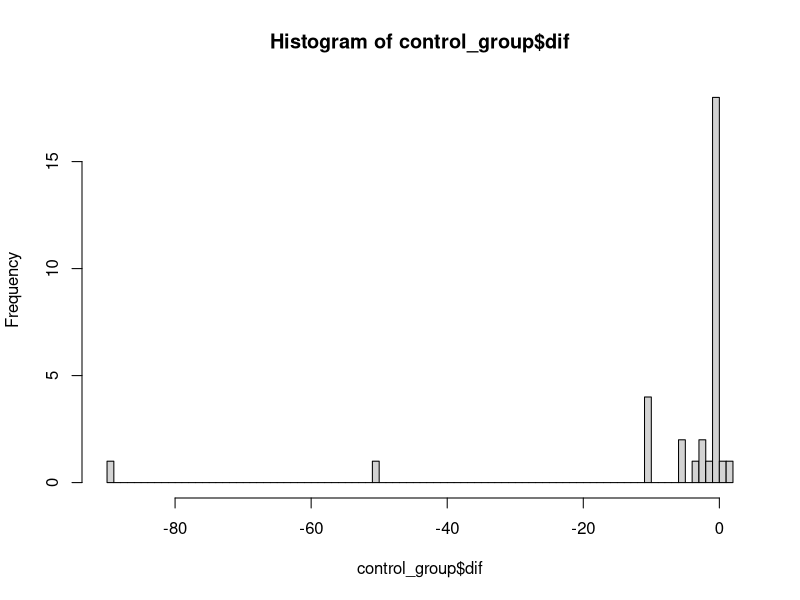
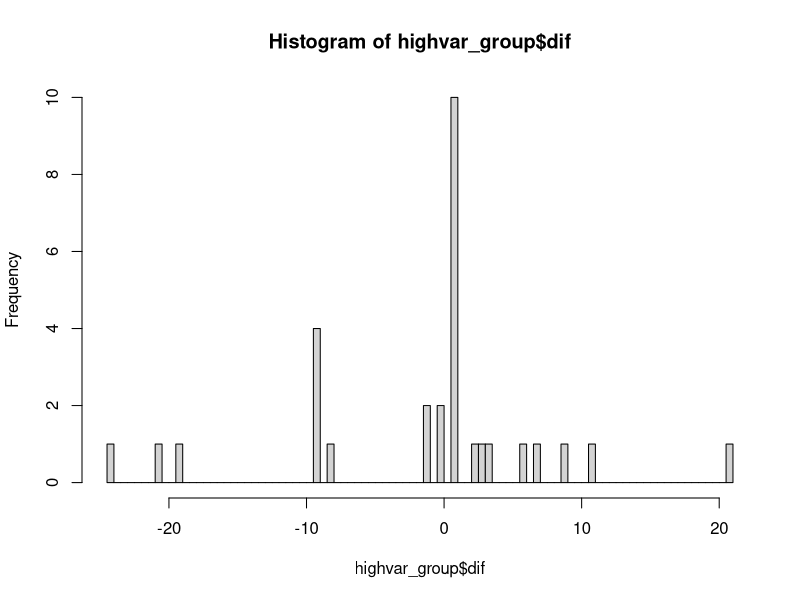
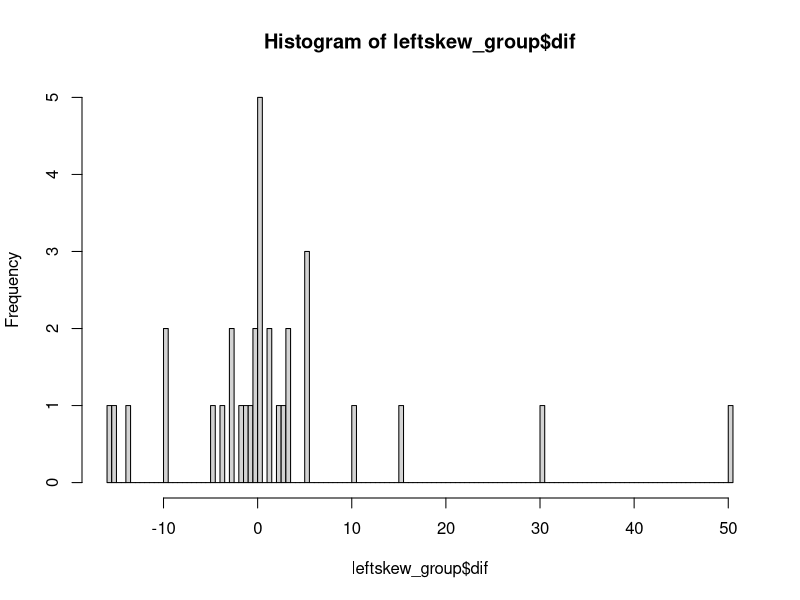
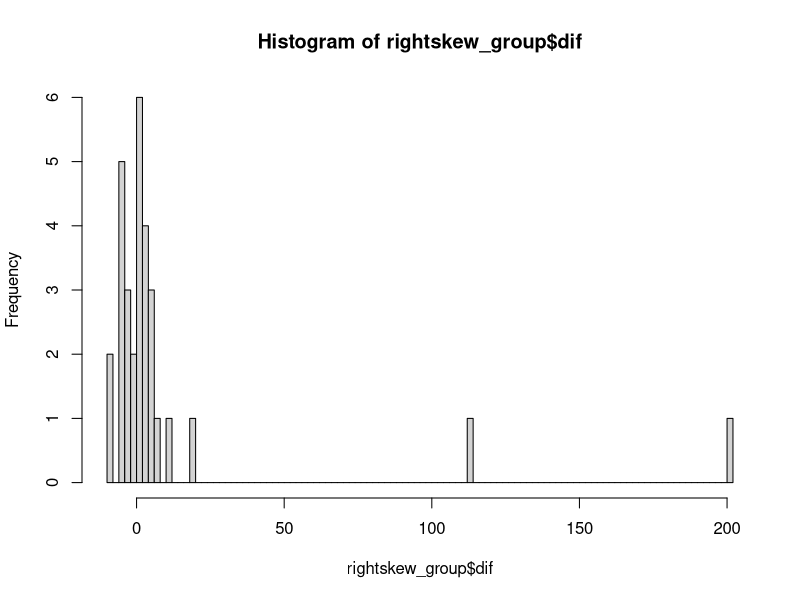
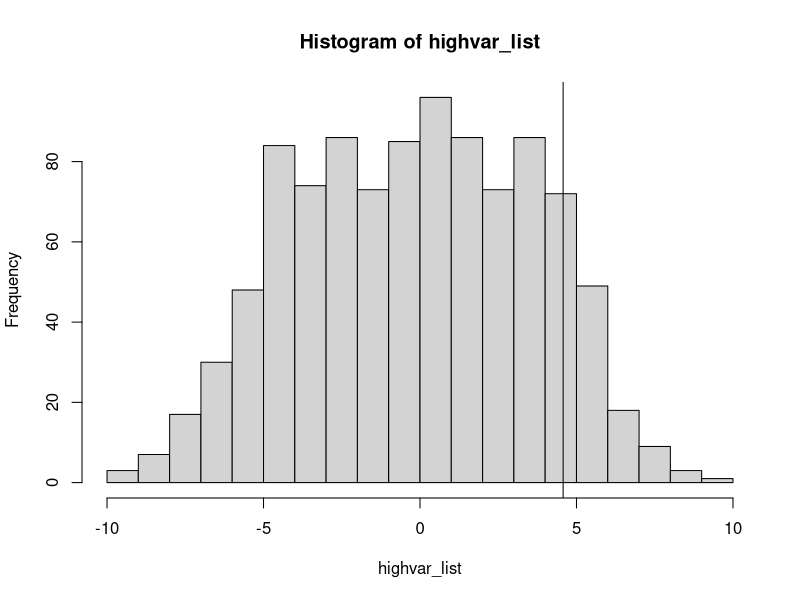
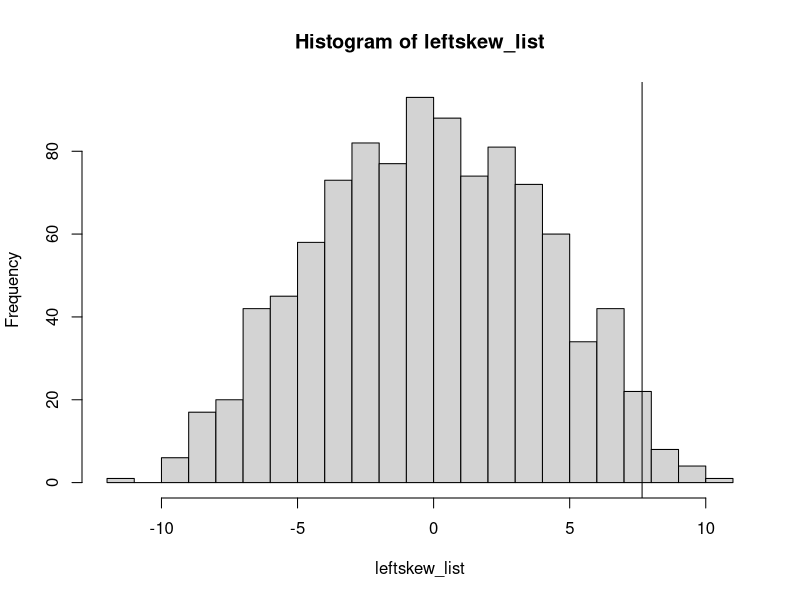
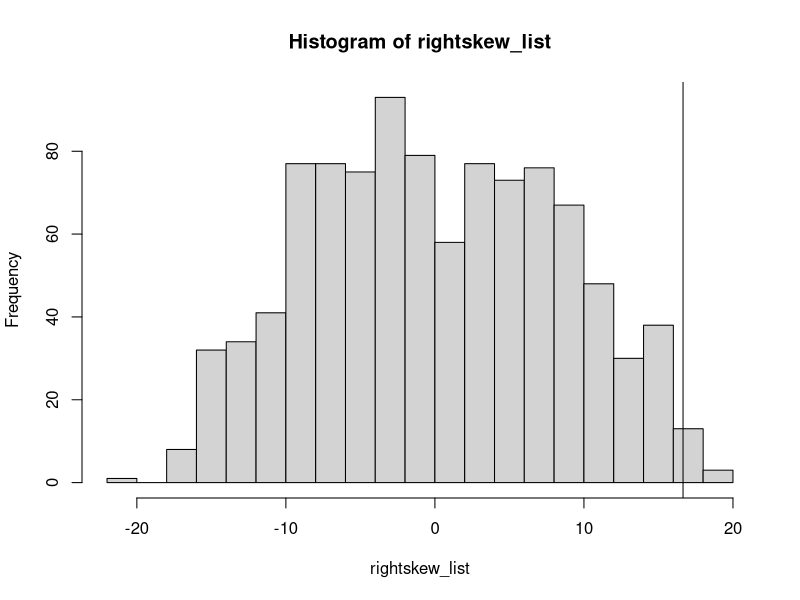
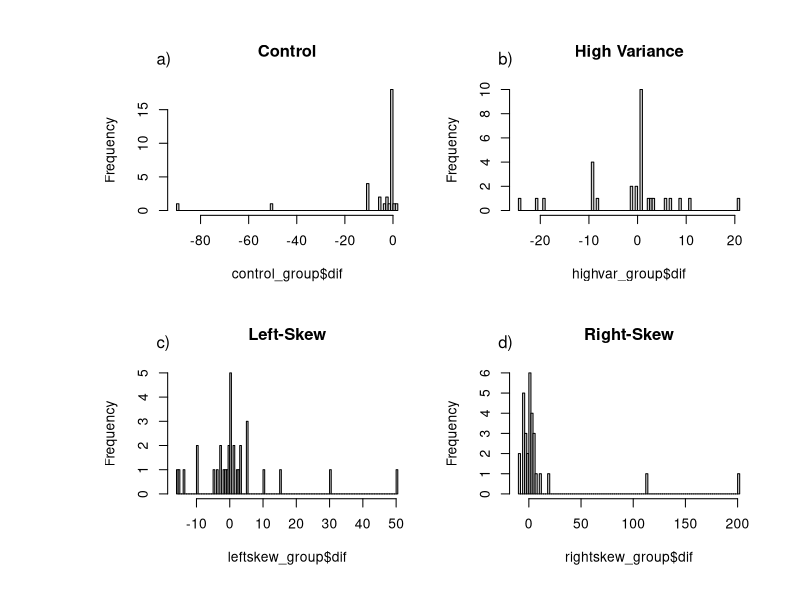

Reproduce these figures in R, in order.
## ---- chunk 1
#Packages used in analysis
library(data.table)
library(knitr)
library(pwr)
## ---- chunk 2
knitr::opts_chunk$set(echo = FALSE)
pwr.t.test(d=0.75, sig.level=0.05, power=0.8, alternative="two.sided")
## ---- chunk 3
knitr::opts_chunk$set(echo = FALSE)

#Dataset
data = fread('data/survey_data.csv')

#Histogram of Control Group
control_group = data[Treatment == 1, .(ref = Q2_1_1, obs = Q3_1_1, refdif = 100.37 - Q2_1_1, obsdif = 100.37 - Q3_1_1)]
control_group[, dif := obsdif - refdif]
hist_control<-hist(control_group$dif, breaks = 99)

#Histogram of High Variance
highvar_group = data[Treatment == 2, .(ref = Q2_1_1, obs = Q4_1_1, refdif = 100.37 - Q2_1_1, obsdif = 101.06 - Q4_1_1)]
highvar_group[, dif := obsdif - refdif]
highvar_combined = rbind(highvar_group, control_group)
hist_highvar<-hist(highvar_group$dif, breaks = 99)

#Histogram Left Skew
leftskew_group = data[Treatment == 3, .(ref = Q2_1_1, obs = Q5_1_1, refdif = 100.37 - Q2_1_1, obsdif = 100.42 - Q5_1_1)]
leftskew_group[, dif := obsdif - refdif]
leftskew_combined = rbind(leftskew_group, control_group)
hist_lskew<-hist(leftskew_group$dif, breaks = 99)

#Histogram Right Skew
rightskew_group = data[Treatment == 4 & is.na(Error), .(ref = Q2_1_1, obs = Q6_1_1, refdif = 100.37 - Q2_1_1, obsdif = 100.45 - Q6_1_1)]
rightskew_group[, dif := obsdif - refdif]
rightskew_combined = rbind(rightskew_group, control_group)
hist_rskew<-hist(rightskew_group$dif, breaks = 99)

#Random Inference High Variance
highvar_ate = highvar_group[, mean(dif)] - control_group[, mean(dif)]
highvar_list = c()
for(i in 1:1000){
 highvar_combined[, random := rbinom(.N, 1, highvar_group[, .N] / (highvar_group[, .N] + control_group[, .N]))]
 highvar_list[i] = highvar_combined[random == 1, mean(dif)] - highvar_combined[random == 0, mean(dif)]
}
ri_highvar<-hist(highvar_list, breaks = 20)
abline(v = highvar_ate)
highvar_p1 = sum(highvar_list > abs(highvar_ate) | highvar_list < -abs(highvar_ate)) / length(highvar_list)

#Random Inference Left Skew
leftskew_ate = leftskew_group[, mean(dif)] - control_group[, mean(dif)]
leftskew_list = c()
for(i in 1:1000){
 leftskew_combined[, random := rbinom(.N, 1, leftskew_group[, .N] / (leftskew_group[, .N] + control_group[, .N]))]
 leftskew_list[i] = leftskew_combined[random == 1, mean(dif)] - leftskew_combined[random == 0, mean(dif)]
}
ri_lskew<-hist(leftskew_list, breaks = 20)
abline(v = leftskew_ate)
leftskew_p = sum(leftskew_list > abs(leftskew_ate) | leftskew_list < -abs(leftskew_ate)) / length(leftskew_list)

#Random Inference Right Skew
rightskew_ate = rightskew_group[, mean(dif)] - control_group[, mean(dif)]
rightskew_list = c()
for(i in 1:1000){
 rightskew_combined[, random := rbinom(.N, 1, rightskew_group[, .N] / (rightskew_group[, .N] + control_group[, .N]))]
 rightskew_list[i] = rightskew_combined[random == 1, mean(dif)] - rightskew_combined[random == 0, mean(dif)]
}
ri_rskew<- hist(rightskew_list, breaks = 20)
abline(v = rightskew_ate)
rightskew_p = sum(rightskew_list > abs(rightskew_ate) | rightskew_list < -abs(rightskew_ate)) / length(rightskew_list)

#Percentage Identifying Table
pidt<-data.frame(
 "Partial ID" = c('-','46.67% (14/30)','43.75% (14/32)','50.00% (15/30)'),
 "Perfect ID" = c('18.75% (6/32)','33.33% (10/30)','12.50% (4/32)','16.67% (5/30)')
 )
row.names(pidt)<-c('Control','High Variance','Left-Skew','Right-Skew')

## ---- chunk 4
knitr::opts_chunk$set(echo = FALSE)
#2x2 histogram
line = 1
cex = 2
side = 3
adj=-0.05

par(mfrow=c(2,2), oma=c(1,6,1,1))
hist(control_group$dif, breaks = 99, main='Control')
mtext("a)", side=side, line=line, adj=adj)
hist(highvar_group$dif, breaks = 99, main='High Variance')
mtext("b)", side=side, line=line, adj=adj)
hist(leftskew_group$dif, breaks = 99, main='Left-Skew')
mtext("c)", side=side, line=line, adj=adj)
hist(rightskew_group$dif, breaks = 99, main='Right-Skew')
mtext("d)", side=side, line=line, adj=adj)
mtext('figure label',side=1,outer=TRUE,line=1)
## ---- chunk 5
knitr::opts_chunk$set(echo = FALSE)
kable(pidt,caption = "Percentage Identifying Treatment Condition",align="c")
## ---- chunk 6
knitr::opts_chunk$set(echo = FALSE)
#2x2 histogram
line = 1
cex = 2
side = 3
adj=-0.05

par(mfrow=c(2,2), oma=c(1,6,1,1))
hist(highvar_list, breaks = 20, main='High Variance')
abline(v = highvar_ate)
mtext("a)", side=side, line=line, adj=adj)
mtext(paste(c('p =',highvar_p1),collapse=' '), side=side, line=line-5, adj=adj+.1)
hist(leftskew_list, breaks = 20, main='Left-Skew')
abline(v = leftskew_ate)
mtext(paste(c('p =',leftskew_p),collapse=' '), side=side, line=line-5, adj=adj+.1)
mtext("b)", side=side, line=line, adj=adj)
hist(rightskew_list, breaks = 20, main='Right-Skew')
abline(v = rightskew_ate)
mtext(paste(c('p =',rightskew_p),collapse=' '), side=side, line=line-5, adj=adj+.1)
mtext("c)", side=side, line=line, adj=adj)
mtext('figure label',side=1,outer=TRUE,line=1)
## ---- chunk 7
knitr::opts_chunk$set(echo = FALSE)
h_c<-t.test(highvar_group[, dif], control_group[, dif], alternative = "two.sided")$p.value
l_c<-t.test(leftskew_group[, dif], control_group[, dif], alternative = "two.sided")$p.value
r_c<-t.test(rightskew_group[, dif], control_group[, dif], alternative = "two.sided")$p.value

p_table<-data.frame(
 "Uncorrected" = c(round(h_c,4),round(l_c,4),round(r_c,4)),
 "Bonferroni-Corrected" = c(round(h_c*3,4),round(l_c*3,4),round(r_c*3,4))
 )
row.names(pidt)<-c('Control','High Variance','Left-Skew','Right-Skew')
kable(p_table,caption = "P-values Generated by T-Test on Collected Data",align="c")
